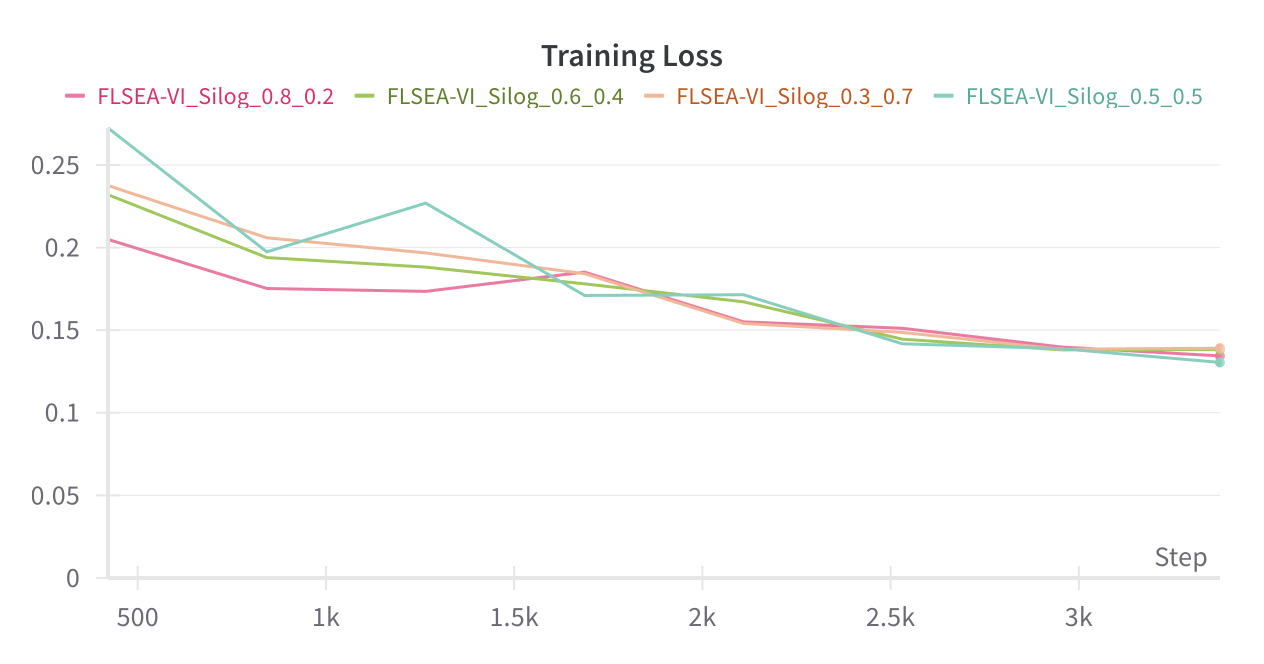
#> input picture Images/Training_loss.png, 2528 x 1328 px, found by its file name (shown at 1/2 size); its folder holds 4 pictures in this run
$ jupyter execute --allow-errors SQUID_with_Deep_Anything.ipynb   (shell and % lines are left out)
#> lines starting #> are read from the running program, lines starting #| are printed output that depends on the picture
<a href="https://colab.research.google.com/github/abhimanyubhowmik/Underwater_Depth_Estimation/blob/main/initial_scripts/SQUID_with_Deep_Anything.ipynb" target="_parent"></a>

[cell 1]
from transformers import AutoImageProcessor, AutoModelForDepthEstimation
import torch
import numpy as np
from PIL import Image
import os
import cv2
import random
import matplotlib.pyplot as plt
import scipy.io

[cell 2]
from google.colab import drive
#> (the rest of this cell did not finish here and is left out)

#> (a cell that did not finish here is left out)

# SQUID Data

[cell 4]
def print_random_images(directory_path, k, rows, cols):
    # Get a list of all files in the directory
#> called with directory_path = '/content/SQUID/Images', k = 6, rows = 2, cols = 3
    files = os.listdir(directory_path)
    # Filter out non-image files (assuming all images have extensions like .jpg, .png, etc.)
    image_files = [file for file in files if file.endswith(('.jpg', '.jpeg', '.png', '.gif', '.bmp','tif'))]

    # Shuffle the list of image files
    random.shuffle(image_files)

    # Select k random images
    selected_images = image_files[:k]

    # Create a grid to display the images
    fig, axes = plt.subplots(rows, cols, figsize=(rows*5, cols*2))

    # Loop through the grid and plot images
    for i in range(rows):
        for j in range(cols):
            # If there are no more images to display, break out of the loop
            if not selected_images:
                break
            # Load and display the image
            img_path = os.path.join(directory_path, selected_images.pop())
            img = cv2.imread(img_path)
#> img is the input picture: shape (1328, 2528, 3); mean B, G, R 251.6, 252.1, 252.4
            img = cv2.cvtColor(img, cv2.COLOR_BGR2RGB)  # Convert BGR to RGB
            axes[i, j].imshow(img)
            axes[i, j].axis('off')
            axes[i, j].set_title(os.path.basename(img_path))

    # Show the plot
    plt.show()
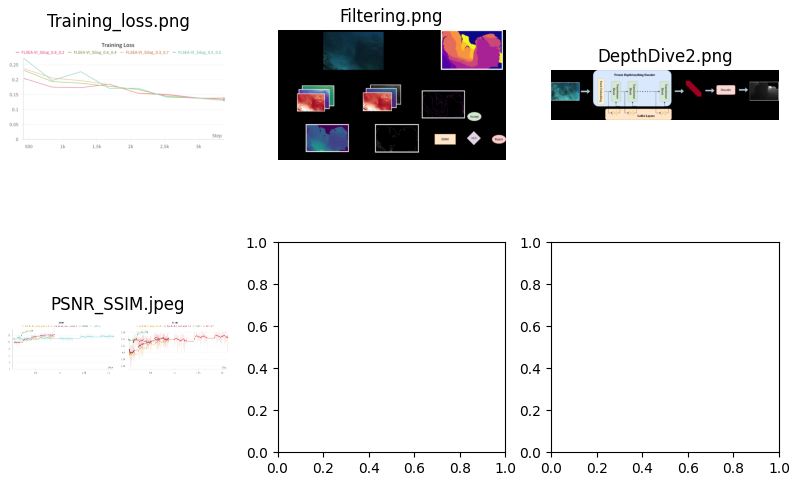
#> figure drawn by matplotlib, 4 panels

[cell 5]
print_random_images('/content/SQUID/Images', k=6, rows=2, cols=3)

[cell 6]
# [91 lines left out: functions min_max_normalize, depth_estimation_seaThru, not called in this run]

#> (the rest of this cell did not finish here and is left out)

[cell 7]
import matplotlib.pyplot as plt
import numpy as np
from PIL import Image
import torch

# [20 lines left out: functions min_max_normalize, visualize_tiff, not called in this run]

# Load the original image and predict depth
#> (the rest of this cell did not finish here and is left out)

[cell 8]
# [15 lines left out: function reduce_outliers_normalize, not called in this run]

#> (a cell that did not finish here is left out)

[cell 10]
import numpy as np
import cv2
import matplotlib.pyplot as plt

# Load the .mat file
mat_path = '/content/SQUID/DistanceMap/distance6.mat'
#> mat_path = '/content/SQUID/DistanceMap/distance6.mat'
#> (the rest of this cell did not finish here and is left out)
